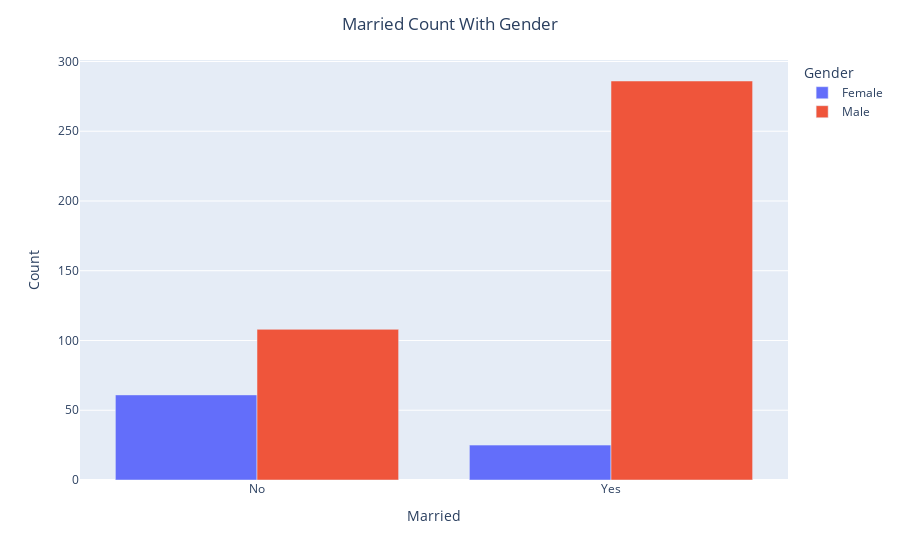

The cell this chart's notebook holds for it:
### Code cell
#distribution of marriage by gender


df_M_and_G=df_loan.groupby(by =['Gender','Married'])['Dependents'].count().to_frame().reset_index().rename(columns={'Gender':'Gender','Married':'Married','Dependents':'Count'})
df_M_and_G

fig = px.bar(df_M_and_G, x="Married", y="Count",color="Gender",barmode="group",
             
             )
fig.update_layout(title_text='Married Count With Gender',title_x=0.5,
                 )
fig.show()

### Figure 1 — Plotly figure (JSON) as saved in the notebook; plotly's stock layout.template omitted (floating-point values rounded to 4 significant figures)
{"data": [{"alignmentgroup": "True", "hovertemplate": "Gender=Female<br>Married=%{x}<br>Count=%{y}<extra></extra>", "legendgroup": "Female", "marker": {"color": "#636efa", "pattern": {"shape": ""}}, "name": "Female", "offsetgroup": "Female", "orientation": "v", "showlegend": true, "textposition": "auto", "type": "bar", "x": ["No", "Yes"], "xaxis": "x", "y": [61, 25], "yaxis": "y"}, {"alignmentgroup": "True", "hovertemplate": "Gender=Male<br>Married=%{x}<br>Count=%{y}<extra></extra>", "legendgroup": "Male", "marker": {"color": "#EF553B", "pattern": {"shape": ""}}, "name": "Male", "offsetgroup": "Male", "orientation": "v", "showlegend": true, "textposition": "auto", "type": "bar", "x": ["No", "Yes"], "xaxis": "x", "y": [108, 286], "yaxis": "y"}], "layout": {"barmode": "group", "legend": {"title": {"text": "Gender"}, "tracegroupgap": 0}, "margin": {"t": 60}, "title": {"text": "Married Count With Gender", "x": 0.5}, "xaxis": {"anchor": "y", "domain": [0, 1], "title": {"text": "Married"}}, "yaxis": {"anchor": "x", "domain": [0, 1], "title": {"text": "Count"}}}}
